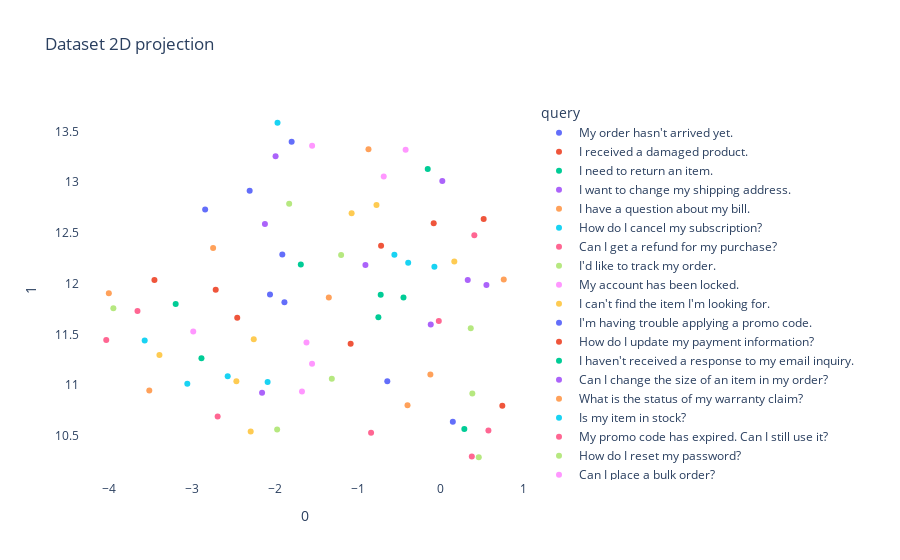

This figure's notebook cell:
### Code cell
plot_reduced_ds(reduced_ds, "query", n_components)

### Figure 1 — Plotly figure (JSON) as saved in the notebook; plotly's stock layout.template omitted (floating-point values rounded to 4 significant figures)
{"data": [{"hovertemplate": "query=My order hasn't arrived yet.<br>0=%{x}<br>1=%{y}<extra></extra>", "legendgroup": "My order hasn't arrived yet.", "marker": {"color": "#636efa", "symbol": "circle"}, "mode": "markers", "name": "My order hasn't arrived yet.", "orientation": "v", "showlegend": true, "type": "scatter", "x": [-1.909], "xaxis": "x", "y": [12.29], "yaxis": "y"}, {"hovertemplate": "query=I received a damaged product.<br>0=%{x}<br>1=%{y}<extra></extra>", "legendgroup": "I received a damaged product.", "marker": {"color": "#EF553B", "symbol": "circle"}, "mode": "markers", "name": "I received a damaged product.", "orientation": "v", "showlegend": true, "type": "scatter", "x": [-1.085], "xaxis": "x", "y": [11.41], "yaxis": "y"}, {"hovertemplate": "query=I need to return an item.<br>0=%{x}<br>1=%{y}<extra></extra>", "legendgroup": "I need to return an item.", "marker": {"color": "#00cc96", "symbol": "circle"}, "mode": "markers", "name": "I need to return an item.", "orientation": "v", "showlegend": true, "type": "scatter", "x": [0.2852], "xaxis": "x", "y": [10.57], "yaxis": "y"}, {"hovertemplate": "query=I want to change my shipping address.<br>0=%{x}<br>1=%{y}<extra></extra>", "legendgroup": "I want to change my shipping address.", "marker": {"color": "#ab63fa", "symbol": "circle"}, "mode": "markers", "name": "I want to change my shipping address.", "orientation": "v", "showlegend": true, "type": "scatter", "x": [-2.119], "xaxis": "x", "y": [12.59], "yaxis": "y"}, {"hovertemplate": "query=I have a question about my bill.<br>0=%{x}<br>1=%{y}<extra></extra>", "legendgroup": "I have a question about my bill.", "marker": {"color": "#FFA15A", "symbol": "circle"}, "mode": "markers", "name": "I have a question about my bill.", "orientation": "v", "showlegend": true, "type": "scatter", "x": [-2.744], "xaxis": "x", "y": [12.35], "yaxis": "y"}, {"hovertemplate": "query=How do I cancel my subscription?<br>0=%{x}<br>1=%{y}<extra></extra>", "legendgroup": "How do I cancel my subscription?", "marker": {"color": "#19d3f3", "symbol": "circle"}, "mode": "markers", "name": "How do I cancel my subscription?", "orientation": "v", "showlegend": true, "type": "scatter", "x": [-2.568], "xaxis": "x", "y": [11.09], "yaxis": "y"}, {"hovertemplate": "query=Can I get a refund for my purchase?<br>0=%{x}<br>1=%{y}<extra></extra>", "legendgroup": "Can I get a refund for my purchase?", "marker": {"color": "#FF6692", "symbol": "circle"}, "mode": "markers", "name": "Can I get a refund for my purchase?", "orientation": "v", "showlegend": true, "type": "scatter", "x": [0.3752], "xaxis": "x", "y": [10.3], "yaxis": "y"}, {"hovertemplate": "query=I'd like to track my order.<br>0=%{x}<br>1=%{y}<extra></extra>", "legendgroup": "I'd like to track my order.", "marker": {"color": "#B6E880", "symbol": "circle"}, "mode": "markers", "name": "I'd like to track my order.", "orientation": "v", "showlegend": true, "type": "scatter", "x": [-1.827], "xaxis": "x", "y": [12.79], "yaxis": "y"}, {"hovertemplate": "query=My account has been locked.<br>0=%{x}<br>1=%{y}<extra></extra>", "legendgroup": "My account has been locked.", "marker": {"color": "#FF97FF", "symbol": "circle"}, "mode": "markers", "name": "My account has been locked.", "orientation": "v", "showlegend": true, "type": "scatter", "x": [-1.551], "xaxis": "x", "y": [11.21], "yaxis": "y"}, {"hovertemplate": "query=I can't find the item I'm looking for.<br>0=%{x}<br>1=%{y}<extra></extra>", "legendgroup": "I can't find the item I'm looking for.", "marker": {"color": "#FECB52", "symbol": "circle"}, "mode": "markers", "name": "I can't find the item I'm looking for.", "orientation": "v", "showlegend": true, "type": "scatter", "x": [-2.463], "xaxis": "x", "y": [11.04], "yaxis": "y"}, {"hovertemplate": "query=I'm having trouble applying a promo code.<br>0=%{x}<br>1=%{y}<extra></extra>", "legendgroup": "I'm having trouble applying a promo code.", "marker": {"color": "#636efa", "symbol": "circle"}, "mode": "markers", "name": "I'm having trouble applying a promo code.", "orientation": "v", "showlegend": true, "type": "scatter", "x": [-0.6436], "xaxis": "x", "y": [11.04], "yaxis": "y"}, {"hovertemplate": "query=How do I update my payment information?<br>0=%{x}<br>1=%{y}<extra></extra>", "legendgroup": "How do I update my payment information?", "marker": {"color": "#EF553B", "symbol": "circle"}, "mode": "markers", "name": "How do I update my payment information?", "orientation": "v", "showlegend": true, "type": "scatter", "x": [-2.453], "xaxis": "x", "y": [11.66], "yaxis": "y"}, {"hovertemplate": "query=I haven't received a response to my email inquiry.<br>0=%{x}<br>1=%{y}<extra></extra>", "legendgroup": "I haven't received a response to my email inquiry.", "marker": {"color": "#00cc96", "symbol": "circle"}, "mode": "markers", "name": "I haven't received a response to my email inquiry.", "orientation": "v", "showlegend": true, "type": "scatter", "x": [-3.195], "xaxis": "x", "y": [11.8], "yaxis": "y"}, {"hovertemplate": "query=Can I change the size of an item in my order?<br>0=%{x}<br>1=%{y}<extra></extra>", "legendgroup": "Can I change the size of an item in my order?", "marker": {"color": "#ab63fa", "symbol": "circle"}, "mode": "markers", "name": "Can I change the size of an item in my order?", "orientation": "v", "showlegend": true, "type": "scatter", "x": [-1.99], "xaxis": "x", "y": [13.25], "yaxis": "y"}, {"hovertemplate": "query=What is the status of my warranty claim?<br>0=%{x}<br>1=%{y}<extra></extra>", "legendgroup": "What is the status of my warranty claim?", "marker": {"color": "#FFA15A", "symbol": "circle"}, "mode": "markers", "name": "What is the status of my warranty claim?", "orientation": "v", "showlegend": true, "type": "scatter", "x": [-1.349], "xaxis": "x", "y": [11.86], "yaxis": "y"}, {"hovertemplate": "query=Is my item in stock?<br>0=%{x}<br>1=%{y}<extra></extra>", "legendgroup": "Is my item in stock?", "marker": {"color": "#19d3f3", "symbol": "circle"}, "mode": "markers", "name": "Is my item in stock?", "orientation": "v", "showlegend": true, "type": "scatter", "x": [-0.558], "xaxis": "x", "y": [12.28], "yaxis": "y"}, {"hovertemplate": "query=My promo code has expired. Can I still use it?<br>0=%{x}<br>1=%{y}<extra></extra>", "legendgroup": "My promo code has expired. Can I still use it?", "marker": {"color": "#FF6692", "symbol": "circle"}, "mode": "markers", "name": "My promo code has expired. Can I still use it?", "orientation": "v", "showlegend": true, "type": "scatter", "x": [0.5755], "xaxis": "x", "y": [10.55], "yaxis": "y"}, {"hovertemplate": "query=How do I reset my password?<br>0=%{x}<br>1=%{y}<extra></extra>", "legendgroup": "How do I reset my password?", "marker": {"color": "#B6E880", "symbol": "circle"}, "mode": "markers", "name": "How do I reset my password?", "orientation": "v", "showlegend": true, "type": "scatter", "x": [0.4592], "xaxis": "x", "y": [10.29], "yaxis": "y"}, {"hovertemplate": "query=Can I place a bulk order?<br>0=%{x}<br>1=%{y}<extra></extra>", "legendgroup": "Can I place a bulk order?", "marker": {"color": "#FF97FF", "symbol": "circle"}, "mode": "markers", "name": "Can I place a bulk order?", "orientation": "v", "showlegend": true, "type": "scatter", "x": [-0.4228], "xaxis": "x", "y": [13.32], "yaxis": "y"}, {"hovertemplate": "query=How do I apply for a job at your company?<br>0=%{x}<br>1=%{y}<extra></extra>", "legendgroup": "How do I apply for a job at your company?", "marker": {"color": "#FECB52", "symbol": "circle"}, "mode": "markers", "name": "How do I apply for a job at your company?", "orientation": "v", "showlegend": true, "type": "scatter", "x": [-3.391], "xaxis": "x", "y": [11.3], "yaxis": "y"}, {"hovertemplate": "query=Can I add an item to an existing order?<br>0=%{x}<br>1=%{y}<extra></extra>", "legendgroup": "Can I add an item to an existing order?", "marker": {"color": "#636efa", "symbol": "circle"}, "mode": "markers", "name": "Can I add an item to an existing order?", "orientation": "v", "showlegend": true, "type": "scatter", "x": [-2.84], "xaxis": "x", "y": [12.73], "yaxis": "y"}, {"hovertemplate": "query=How long does shipping take?<br>0=%{x}<br>1=%{y}<extra></extra>", "legendgroup": "How long does shipping take?", "marker": {"color": "#EF553B", "symbol": "circle"}, "mode": "markers", "name": "How long does shipping take?", "orientation": "v", "showlegend": true, "type": "scatter", "x": [-0.7186], "xaxis": "x", "y": [12.37], "yaxis": "y"}, {"hovertemplate": "query=I was charged twice for my order.<br>0=%{x}<br>1=%{y}<extra></extra>", "legendgroup": "I was charged twice for my order.", "marker": {"color": "#00cc96", "symbol": "circle"}, "mode": "markers", "name": "I was charged twice for my order.", "orientation": "v", "showlegend": true, "type": "scatter", "x": [-1.686], "xaxis": "x", "y": [12.19], "yaxis": "y"}, {"hovertemplate": "query=Where can I find your sizing chart?<br>0=%{x}<br>1=%{y}<extra></extra>", "legendgroup": "Where can I find your sizing chart?", "marker": {"color": "#ab63fa", "symbol": "circle"}, "mode": "markers", "name": "Where can I find your sizing chart?", "orientation": "v", "showlegend": true, "type": "scatter", "x": [-0.9073], "xaxis": "x", "y": [12.19], "yaxis": "y"}, {"hovertemplate": "query=I need technical support for a product.<br>0=%{x}<br>1=%{y}<extra></extra>", "legendgroup": "I need technical support for a product.", "marker": {"color": "#FFA15A", "symbol": "circle"}, "mode": "markers", "name": "I need technical support for a product.", "orientation": "v", "showlegend": true, "type": "scatter", "x": [-0.1245], "xaxis": "x", "y": [11.11], "yaxis": "y"}, {"hovertemplate": "query=Can I exchange an item for a different color?<br>0=%{x}<br>1=%{y}<extra></extra>", "legendgroup": "Can I exchange an item for a different color?", "marker": {"color": "#19d3f3", "symbol": "circle"}, "mode": "markers", "name": "Can I exchange an item for a different color?", "orientation": "v", "showlegend": true, "type": "scatter", "x": [-1.967], "xaxis": "x", "y": [13.58], "yaxis": "y"}, {"hovertemplate": "query=How do I apply for a store credit card?<br>0=%{x}<br>1=%{y}<extra></extra>", "legendgroup": "How do I apply for a store credit card?", "marker": {"color": "#FF6692", "symbol": "circle"}, "mode": "markers", "name": "How do I apply for a store credit card?", "orientation": "v", "showlegend": true, "type": "scatter", "x": [-3.655], "xaxis": "x", "y": [11.73], "yaxis": "y"}, {"hovertemplate": "query=Where is your store located?<br>0=%{x}<br>1=%{y}<extra></extra>", "legendgroup": "Where is your store located?", "marker": {"color": "#B6E880", "symbol": "circle"}, "mode": "markers", "name": "Where is your store located?", "orientation": "v", "showlegend": true, "type": "scatter", "x": [-1.972], "xaxis": "x", "y": [10.56], "yaxis": "y"}, {"hovertemplate": "query=I can't log into my account.<br>0=%{x}<br>1=%{y}<extra></extra>", "legendgroup": "I can't log into my account.", "marker": {"color": "#FF97FF", "symbol": "circle"}, "mode": "markers", "name": "I can't log into my account.", "orientation": "v", "showlegend": true, "type": "scatter", "x": [-1.618], "xaxis": "x", "y": [11.42], "yaxis": "y"}, {"hovertemplate": "query=Do you offer gift wrapping?<br>0=%{x}<br>1=%{y}<extra></extra>", "legendgroup": "Do you offer gift wrapping?", "marker": {"color": "#FECB52", "symbol": "circle"}, "mode": "markers", "name": "Do you offer gift wrapping?", "orientation": "v", "showlegend": true, "type": "scatter", "x": [0.1642], "xaxis": "x", "y": [12.22], "yaxis": "y"}, {"hovertemplate": "query=Can I schedule a delivery?<br>0=%{x}<br>1=%{y}<extra></extra>", "legendgroup": "Can I schedule a delivery?", "marker": {"color": "#636efa", "symbol": "circle"}, "mode": "markers", "name": "Can I schedule a delivery?", "orientation": "v", "showlegend": true, "type": "scatter", "x": [-1.797], "xaxis": "x", "y": [13.4], "yaxis": "y"}, {"hovertemplate": "query=How do I unsubscribe from your newsletter?<br>0=%{x}<br>1=%{y}<extra></extra>", "legendgroup": "How do I unsubscribe from your newsletter?", "marker": {"color": "#EF553B", "symbol": "circle"}, "mode": "markers", "name": "How do I unsubscribe from your newsletter?", "orientation": "v", "showlegend": true, "type": "scatter", "x": [-3.451], "xaxis": "x", "y": [12.04], "yaxis": "y"}, {"hovertemplate": "query=What is your return policy?<br>0=%{x}<br>1=%{y}<extra></extra>", "legendgroup": "What is your return policy?", "marker": {"color": "#00cc96", "symbol": "circle"}, "mode": "markers", "name": "What is your return policy?", "orientation": "v", "showlegend": true, "type": "scatter", "x": [-0.4485], "xaxis": "x", "y": [11.87], "yaxis": "y"}, {"hovertemplate": "query=Do you offer price matching?<br>0=%{x}<br>1=%{y}<extra></extra>", "legendgroup": "Do you offer price matching?", "marker": {"color": "#ab63fa", "symbol": "circle"}, "mode": "markers", "name": "Do you offer price matching?", "orientation": "v", "showlegend": true, "type": "scatter", "x": [0.5516], "xaxis": "x", "y": [11.99], "yaxis": "y"}, {"hovertemplate": "query=Are there any current promotions or sales?<br>0=%{x}<br>1=%{y}<extra></extra>", "legendgroup": "Are there any current promotions or sales?", "marker": {"color": "#FFA15A", "symbol": "circle"}, "mode": "markers", "name": "Are there any current promotions or sales?", "orientation": "v", "showlegend": true, "type": "scatter", "x": [-0.3998], "xaxis": "x", "y": [10.8], "yaxis": "y"}, {"hovertemplate": "query=My coupon isn't working.<br>0=%{x}<br>1=%{y}<extra></extra>", "legendgroup": "My coupon isn't working.", "marker": {"color": "#19d3f3", "symbol": "circle"}, "mode": "markers", "name": "My coupon isn't working.", "orientation": "v", "showlegend": true, "type": "scatter", "x": [-0.0757], "xaxis": "x", "y": [12.17], "yaxis": "y"}, {"hovertemplate": "query=Can you help me with a product recommendation?<br>0=%{x}<br>1=%{y}<extra></extra>", "legendgroup": "Can you help me with a product recommendation?", "marker": {"color": "#FF6692", "symbol": "circle"}, "mode": "markers", "name": "Can you help me with a product recommendation?", "orientation": "v", "showlegend": true, "type": "scatter", "x": [-0.8391], "xaxis": "x", "y": [10.53], "yaxis": "y"}, {"hovertemplate": "query=Do you offer international shipping?<br>0=%{x}<br>1=%{y}<extra></extra>", "legendgroup": "Do you offer international shipping?", "marker": {"color": "#B6E880", "symbol": "circle"}, "mode": "markers", "name": "Do you offer international shipping?", "orientation": "v", "showlegend": true, "type": "scatter", "x": [-1.2], "xaxis": "x", "y": [12.28], "yaxis": "y"}, {"hovertemplate": "query=Can I place an order over the phone?<br>0=%{x}<br>1=%{y}<extra></extra>", "legendgroup": "Can I place an order over the phone?", "marker": {"color": "#FF97FF", "symbol": "circle"}, "mode": "markers", "name": "Can I place an order over the phone?", "orientation": "v", "showlegend": true, "type": "scatter", "x": [-1.55], "xaxis": "x", "y": [13.36], "yaxis": "y"}, {"hovertemplate": "query=How do I know if my order went through?<br>0=%{x}<br>1=%{y}<extra></extra>", "legendgroup": "How do I know if my order went through?", "marker": {"color": "#FECB52", "symbol": "circle"}, "mode": "markers", "name": "How do I know if my order went through?", "orientation": "v", "showlegend": true, "type": "scatter", "x": [-2.254], "xaxis": "x", "y": [11.45], "yaxis": "y"}, {"hovertemplate": "query=Can I use multiple promo codes on one order?<br>0=%{x}<br>1=%{y}<extra></extra>", "legendgroup": "Can I use multiple promo codes on one order?", "marker": {"color": "#636efa", "symbol": "circle"}, "mode": "markers", "name": "Can I use multiple promo codes on one order?", "orientation": "v", "showlegend": true, "type": "scatter", "x": [0.1465], "xaxis": "x", "y": [10.64], "yaxis": "y"}, {"hovertemplate": "query=What are your customer service hours?<br>0=%{x}<br>1=%{y}<extra></extra>", "legendgroup": "What are your customer service hours?", "marker": {"color": "#EF553B", "symbol": "circle"}, "mode": "markers", "name": "What are your customer service hours?", "orientation": "v", "showlegend": true, "type": "scatter", "x": [0.7432], "xaxis": "x", "y": [10.8], "yaxis": "y"}, {"hovertemplate": "query=Where can I find the user manual for my product?<br>0=%{x}<br>1=%{y}<extra></extra>", "legendgroup": "Where can I find the user manual for my product?", "marker": {"color": "#00cc96", "symbol": "circle"}, "mode": "markers", "name": "Where can I find the user manual for my product?", "orientation": "v", "showlegend": true, "type": "scatter", "x": [-0.7511], "xaxis": "x", "y": [11.67], "yaxis": "y"}, {"hovertemplate": "query=Do you offer a warranty on your products?<br>0=%{x}<br>1=%{y}<extra></extra>", "legendgroup": "Do you offer a warranty on your products?", "marker": {"color": "#ab63fa", "symbol": "circle"}, "mode": "markers", "name": "Do you offer a warranty on your products?", "orientation": "v", "showlegend": true, "type": "scatter", "x": [0.3264], "xaxis": "x", "y": [12.04], "yaxis": "y"}, {"hovertemplate": "query=Can I place an order for in-store pickup?<br>0=%{x}<br>1=%{y}<extra></extra>", "legendgroup": "Can I place an order for in-store pickup?", "marker": {"color": "#FFA15A", "symbol": "circle"}, "mode": "markers", "name": "Can I place an order for in-store pickup?", "orientation": "v", "showlegend": true, "type": "scatter", "x": [-0.8705], "xaxis": "x", "y": [13.32], "yaxis": "y"}, {"hovertemplate": "query=How do I sign up for your rewards program?<br>0=%{x}<br>1=%{y}<extra></extra>", "legendgroup": "How do I sign up for your rewards program?", "marker": {"color": "#19d3f3", "symbol": "circle"}, "mode": "markers", "name": "How do I sign up for your rewards program?", "orientation": "v", "showlegend": true, "type": "scatter", "x": [-3.569], "xaxis": "x", "y": [11.44], "yaxis": "y"}, {"hovertemplate": "query=Can I pay with a gift card online?<br>0=%{x}<br>1=%{y}<extra></extra>", "legendgroup": "Can I pay with a gift card online?", "marker": {"color": "#FF6692", "symbol": "circle"}, "mode": "markers", "name": "Can I pay with a gift card online?", "orientation": "v", "showlegend": true, "type": "scatter", "x": [0.4058], "xaxis": "x", "y": [12.48], "yaxis": "y"}, {"hovertemplate": "query=I can't find my order confirmation email.<br>0=%{x}<br>1=%{y}<extra></extra>", "legendgroup": "I can't find my order confirmation email.", "marker": {"color": "#B6E880", "symbol": "circle"}, "mode": "markers", "name": "I can't find my order confirmation email.", "orientation": "v", "showlegend": true, "type": "scatter", "x": [-1.312], "xaxis": "x", "y": [11.07], "yaxis": "y"}, {"hovertemplate": "query=Do you offer a military discount?<br>0=%{x}<br>1=%{y}<extra></extra>", "legendgroup": "Do you offer a military discount?", "marker": {"color": "#FF97FF", "symbol": "circle"}, "mode": "markers", "name": "Do you offer a military discount?", "orientation": "v", "showlegend": true, "type": "scatter", "x": [-1.672], "xaxis": "x", "y": [10.94], "yaxis": "y"}, {"hovertemplate": "query=What is the processing time for my order?<br>0=%{x}<br>1=%{y}<extra></extra>", "legendgroup": "What is the processing time for my order?", "marker": {"color": "#FECB52", "symbol": "circle"}, "mode": "markers", "name": "What is the processing time for my order?", "orientation": "v", "showlegend": true, "type": "scatter", "x": [-1.074], "xaxis": "x", "y": [12.69], "yaxis": "y"}, {"hovertemplate": "query=How do I update my shipping preferences?<br>0=%{x}<br>1=%{y}<extra></extra>", "legendgroup": "How do I update my shipping preferences?", "marker": {"color": "#636efa", "symbol": "circle"}, "mode": "markers", "name": "How do I update my shipping preferences?", "orientation": "v", "showlegend": true, "type": "scatter", "x": [-1.884], "xaxis": "x", "y": [11.82], "yaxis": "y"}, {"hovertemplate": "query=Is my payment information secure?<br>0=%{x}<br>1=%{y}<extra></extra>", "legendgroup": "Is my payment information secure?", "marker": {"color": "#EF553B", "symbol": "circle"}, "mode": "markers", "name": "Is my payment information secure?", "orientation": "v", "showlegend": true, "type": "scatter", "x": [-2.712], "xaxis": "x", "y": [11.94], "yaxis": "y"}, {"hovertemplate": "query=Can I pre-order an item?<br>0=%{x}<br>1=%{y}<extra></extra>", "legendgroup": "Can I pre-order an item?", "marker": {"color": "#00cc96", "symbol": "circle"}, "mode": "markers", "name": "Can I pre-order an item?", "orientation": "v", "showlegend": true, "type": "scatter", "x": [-0.1561], "xaxis": "x", "y": [13.13], "yaxis": "y"}, {"hovertemplate": "query=How do I use a gift card in-store?<br>0=%{x}<br>1=%{y}<extra></extra>", "legendgroup": "How do I use a gift card in-store?", "marker": {"color": "#ab63fa", "symbol": "circle"}, "mode": "markers", "name": "How do I use a gift card in-store?", "orientation": "v", "showlegend": true, "type": "scatter", "x": [-0.1199], "xaxis": "x", "y": [11.6], "yaxis": "y"}, {"hovertemplate": "query=Do you have a loyalty program?<br>0=%{x}<br>1=%{y}<extra></extra>", "legendgroup": "Do you have a loyalty program?", "marker": {"color": "#FFA15A", "symbol": "circle"}, "mode": "markers", "name": "Do you have a loyalty program?", "orientation": "v", "showlegend": true, "type": "scatter", "x": [-3.513], "xaxis": "x", "y": [10.95], "yaxis": "y"}, {"hovertemplate": "query=Is there a mobile app for your store?<br>0=%{x}<br>1=%{y}<extra></extra>", "legendgroup": "Is there a mobile app for your store?", "marker": {"color": "#19d3f3", "symbol": "circle"}, "mode": "markers", "name": "Is there a mobile app for your store?", "orientation": "v", "showlegend": true, "type": "scatter", "x": [-3.055], "xaxis": "x", "y": [11.02], "yaxis": "y"}, {"hovertemplate": "query=I need help assembling my product.<br>0=%{x}<br>1=%{y}<extra></extra>", "legendgroup": "I need help assembling my product.", "marker": {"color": "#FF6692", "symbol": "circle"}, "mode": "markers", "name": "I need help assembling my product.", "orientation": "v", "showlegend": true, "type": "scatter", "x": [-0.02281], "xaxis": "x", "y": [11.63], "yaxis": "y"}, {"hovertemplate": "query=Do you offer financing options?<br>0=%{x}<br>1=%{y}<extra></extra>", "legendgroup": "Do you offer financing options?", "marker": {"color": "#B6E880", "symbol": "circle"}, "mode": "markers", "name": "Do you offer financing options?", "orientation": "v", "showlegend": true, "type": "scatter", "x": [0.3626], "xaxis": "x", "y": [11.56], "yaxis": "y"}, {"hovertemplate": "query=Can I reserve an item in-store?<br>0=%{x}<br>1=%{y}<extra></extra>", "legendgroup": "Can I reserve an item in-store?", "marker": {"color": "#FF97FF", "symbol": "circle"}, "mode": "markers", "name": "Can I reserve an item in-store?", "orientation": "v", "showlegend": true, "type": "scatter", "x": [-0.6868], "xaxis": "x", "y": [13.06], "yaxis": "y"}, {"hovertemplate": "query=How do I get a price adjustment for a recent purchase?<br>0=%{x}<br>1=%{y}<extra></extra>", "legendgroup": "How do I get a price adjustment for a recent purchase?", "marker": {"color": "#FECB52", "symbol": "circle"}, "mode": "markers", "name": "How do I get a price adjustment for a recent purchase?", "orientation": "v", "showlegend": true, "type": "scatter", "x": [-0.7741], "xaxis": "x", "y": [12.77], "yaxis": "y"}, {"hovertemplate": "query=How do I change my email preferences?<br>0=%{x}<br>1=%{y}<extra></extra>", "legendgroup": "How do I change my email preferences?", "marker": {"color": "#636efa", "symbol": "circle"}, "mode": "markers", "name": "How do I change my email preferences?", "orientation": "v", "showlegend": true, "type": "scatter", "x": [-2.058], "xaxis": "x", "y": [11.89], "yaxis": "y"}, {"hovertemplate": "query=Can I use my store credit online?<br>0=%{x}<br>1=%{y}<extra></extra>", "legendgroup": "Can I use my store credit online?", "marker": {"color": "#EF553B", "symbol": "circle"}, "mode": "markers", "name": "Can I use my store credit online?", "orientation": "v", "showlegend": true, "type": "scatter", "x": [0.5181], "xaxis": "x", "y": [12.64], "yaxis": "y"}, {"hovertemplate": "query=What are the washing instructions for this item?<br>0=%{x}<br>1=%{y}<extra></extra>", "legendgroup": "What are the washing instructions for this item?", "marker": {"color": "#00cc96", "symbol": "circle"}, "mode": "markers", "name": "What are the washing instructions for this item?", "orientation": "v", "showlegend": true, "type": "scatter", "x": [-0.7231], "xaxis": "x", "y": [11.89], "yaxis": "y"}, {"hovertemplate": "query=Can I get a replacement part for my product?<br>0=%{x}<br>1=%{y}<extra></extra>", "legendgroup": "Can I get a replacement part for my product?", "marker": {"color": "#ab63fa", "symbol": "circle"}, "mode": "markers", "name": "Can I get a replacement part for my product?", "orientation": "v", "showlegend": true, "type": "scatter", "x": [0.0196], "xaxis": "x", "y": [13.01], "yaxis": "y"}, {"hovertemplate": "query=Do you offer free shipping?<br>0=%{x}<br>1=%{y}<extra></extra>", "legendgroup": "Do you offer free shipping?", "marker": {"color": "#FFA15A", "symbol": "circle"}, "mode": "markers", "name": "Do you offer free shipping?", "orientation": "v", "showlegend": true, "type": "scatter", "x": [0.7604], "xaxis": "x", "y": [12.04], "yaxis": "y"}, {"hovertemplate": "query=Can I place a custom order?<br>0=%{x}<br>1=%{y}<extra></extra>", "legendgroup": "Can I place a custom order?", "marker": {"color": "#19d3f3", "symbol": "circle"}, "mode": "markers", "name": "Can I place a custom order?", "orientation": "v", "showlegend": true, "type": "scatter", "x": [-0.3918], "xaxis": "x", "y": [12.21], "yaxis": "y"}, {"hovertemplate": "query=How do I report a problem with your website?<br>0=%{x}<br>1=%{y}<extra></extra>", "legendgroup": "How do I report a problem with your website?", "marker": {"color": "#FF6692", "symbol": "circle"}, "mode": "markers", "name": "How do I report a problem with your website?", "orientation": "v", "showlegend": true, "type": "scatter", "x": [-2.689], "xaxis": "x", "y": [10.69], "yaxis": "y"}, {"hovertemplate": "query=What is your policy on price adjustments?<br>0=%{x}<br>1=%{y}<extra></extra>", "legendgroup": "What is your policy on price adjustments?", "marker": {"color": "#B6E880", "symbol": "circle"}, "mode": "markers", "name": "What is your policy on price adjustments?", "orientation": "v", "showlegend": true, "type": "scatter", "x": [0.3817], "xaxis": "x", "y": [10.92], "yaxis": "y"}, {"hovertemplate": "query=Do you have any upcoming sales or events?<br>0=%{x}<br>1=%{y}<extra></extra>", "legendgroup": "Do you have any upcoming sales or events?", "marker": {"color": "#FF97FF", "symbol": "circle"}, "mode": "markers", "name": "Do you have any upcoming sales or events?", "orientation": "v", "showlegend": true, "type": "scatter", "x": [-2.983], "xaxis": "x", "y": [11.53], "yaxis": "y"}, {"hovertemplate": "query=How do I schedule a consultation or appointment?<br>0=%{x}<br>1=%{y}<extra></extra>", "legendgroup": "How do I schedule a consultation or appointment?", "marker": {"color": "#FECB52", "symbol": "circle"}, "mode": "markers", "name": "How do I schedule a consultation or appointment?", "orientation": "v", "showlegend": true, "type": "scatter", "x": [-2.29], "xaxis": "x", "y": [10.55], "yaxis": "y"}, {"hovertemplate": "query=Can I get a copy of my receipt?<br>0=%{x}<br>1=%{y}<extra></extra>", "legendgroup": "Can I get a copy of my receipt?", "marker": {"color": "#636efa", "symbol": "circle"}, "mode": "markers", "name": "Can I get a copy of my receipt?", "orientation": "v", "showlegend": true, "type": "scatter", "x": [-2.303], "xaxis": "x", "y": [12.92], "yaxis": "y"}, {"hovertemplate": "query=Can I use a competitor's coupon at your store?<br>0=%{x}<br>1=%{y}<extra></extra>", "legendgroup": "Can I use a competitor's coupon at your store?", "marker": {"color": "#EF553B", "symbol": "circle"}, "mode": "markers", "name": "Can I use a competitor's coupon at your store?", "orientation": "v", "showlegend": true, "type": "scatter", "x": [-0.08414], "xaxis": "x", "y": [12.6], "yaxis": "y"}, {"hovertemplate": "query=Do you have a recycling program?<br>0=%{x}<br>1=%{y}<extra></extra>", "legendgroup": "Do you have a recycling program?", "marker": {"color": "#00cc96", "symbol": "circle"}, "mode": "markers", "name": "Do you have a recycling program?", "orientation": "v", "showlegend": true, "type": "scatter", "x": [-2.884], "xaxis": "x", "y": [11.27], "yaxis": "y"}, {"hovertemplate": "query=How do I report a lost or stolen gift card?<br>0=%{x}<br>1=%{y}<extra></extra>", "legendgroup": "How do I report a lost or stolen gift card?", "marker": {"color": "#ab63fa", "symbol": "circle"}, "mode": "markers", "name": "How do I report a lost or stolen gift card?", "orientation": "v", "showlegend": true, "type": "scatter", "x": [-2.153], "xaxis": "x", "y": [10.93], "yaxis": "y"}, {"hovertemplate": "query=who are you<br>0=%{x}<br>1=%{y}<extra></extra>", "legendgroup": "who are you", "marker": {"color": "#FFA15A", "symbol": "circle"}, "mode": "markers", "name": "who are you", "orientation": "v", "showlegend": true, "type": "scatter", "x": [-4.001], "xaxis": "x", "y": [11.91], "yaxis": "y"}, {"hovertemplate": "query=How are you<br>0=%{x}<br>1=%{y}<extra></extra>", "legendgroup": "How are you", "marker": {"color": "#19d3f3", "symbol": "circle"}, "mode": "markers", "name": "How are you", "orientation": "v", "showlegend": true, "type": "scatter", "x": [-2.086], "xaxis": "x", "y": [11.03], "yaxis": "y"}, {"hovertemplate": "query=hello<br>0=%{x}<br>1=%{y}<extra></extra>", "legendgroup": "hello", "marker": {"color": "#FF6692", "symbol": "circle"}, "mode": "markers", "name": "hello", "orientation": "v", "showlegend": true, "type": "scatter", "x": [-4.032], "xaxis": "x", "y": [11.45], "yaxis": "y"}, {"hovertemplate": "query=hi<br>0=%{x}<br>1=%{y}<extra></extra>", "legendgroup": "hi", "marker": {"color": "#B6E880", "symbol": "circle"}, "mode": "markers", "name": "hi", "orientation": "v", "showlegend": true, "type": "scatter", "x": [-3.946], "xaxis": "x", "y": [11.76], "yaxis": "y"}], "layout": {"legend": {"title": {"text": "query"}, "tracegroupgap": 0}, "plot_bgcolor": "white", "title": {"text": "Dataset 2D projection"}, "xaxis": {"anchor": "y", "domain": [0, 1], "title": {"text": "0"}}, "yaxis": {"anchor": "x", "domain": [0, 1], "title": {"text": "1"}}}}
